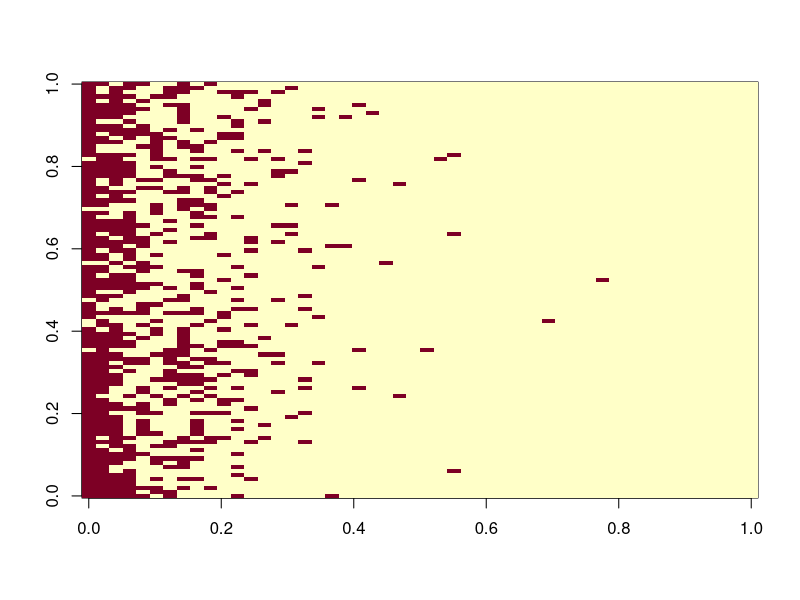

This figure's R source:
ibp_sb <- function(N,a=1,K=10) {
  v <- rbeta(K,a,1)
  b <- cumprod(v)

  sapply(b, function(bk) rbinom(N,1,bk))
}

image(t(Z <- ibp_sb(100,a=5,K=50)))
rowSums(Z)
colSums(Z)
